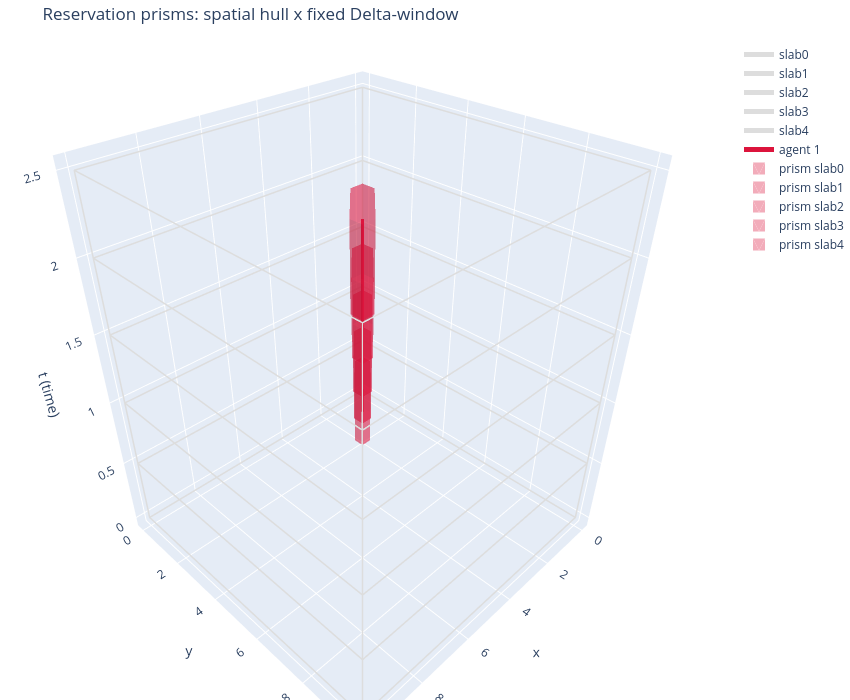

The cell this chart's notebook holds for it:
### Markdown cell above
### Step C — project to space, inflate by footprint

Per segment: drop the time coordinate from its control points,
Minkowski-inflate the spatial hull by the agent's footprint. The projected
curve provably stays inside the projected control-point hull, so this is
exact, not an approximation.

`stgcs.hulls.inflate_hull` isn't reused here — it assumes a trailing
zero-time axis, which doesn't apply once time is already dropped.
`inflate_hull_dspace` below is the missing `d`-dim version.

**Why agent 1's path is diagonal, not axis-aligned:** the prism's
top/bottom faces are the inflated hull, not a bounding box — but a square
footprint on a horizontal or vertical path degenerates into an
axis-aligned rectangle, indistinguishable from a plain box. A diagonal
path makes the distinction visible: footprint + diagonal segment is a
hexagon (4 footprint-aligned edges + 2 cut by the travel direction,
confirmed below by facet normals).

### Code cell
def inflate_hull_dspace(control_points_space, footprint_vertices_space):
    """ Pure d-dim Minkowski-inflate: project control points to space (drop
        T), sum with the footprint, take the hull. `stgcs.hulls.inflate_hull`
        hard-assumes a trailing zero-time axis on its footprint -- doesn't
        apply once time has already been dropped, so this is its d-dim twin
        (fixed-duration-prism-plan.md Step 5's "genuine d-dim footprint
        constructor" note). """
    raw = (control_points_space[:, None, :] + footprint_vertices_space[None, :, :]).reshape(
        -1, control_points_space.shape[-1])
    return make_hpolytope(raw).ReduceInequalities()

def reservation_prisms(segments):
    obstacles = []
    for Q in segments:
        P = Q[:, :d]  # <- the "project control points to space only" step
        obstacles.append(inflate_hull_dspace(P, footprint_vertices()))
    return obstacles

obstacles1 = reservation_prisms(seg1)
for k, obs in enumerate(obstacles1):
    print(f"slab{k} reservation prism: {obs.A().shape[0]} lateral (spatial) facets, "
          f"extruded over t in [{k*DELTA},{(k+1)*DELTA}]")

# confirm these are genuine hulls, not axis-aligned boxes: a hexagon (4
# footprint-aligned facet normals + 2 cut by the diagonal travel direction)
normals0 = obstacles1[0].A()
n_diagonal = np.sum(~np.isclose(normals0, 0).any(axis=1))
print(f"slab0 facet normals:\n{np.round(normals0, 3)}")
print(f"-> {n_diagonal} diagonal (non-axis-aligned) facets: confirms this is the "
      f"control-point hull, not a bounding box")

fig_prism = go.Figure(layout=make_layout("Reservation prisms: spatial hull x fixed Delta-window"))
for k in range(N_SLABS):
    fig_prism.add_trace(box_wireframe(region2d_per_slab[k], k * DELTA, (k + 1) * DELTA, "#dddddd", name=f"slab{k}"))
fig_prism.add_trace(curve_trace(seg1, "crimson", "agent 1"))
for k, obs in enumerate(obstacles1):
    V = polygon_vertices_2d(obs)
    fig_prism.add_trace(prism_mesh(V, k * DELTA, (k + 1) * DELTA, "crimson", name=f"prism slab{k}"))
print("fig_prism built,", len(fig_prism.data), "traces")

fig_prism

### Figure 1 — Plotly figure (JSON) as saved in the notebook; plotly's stock layout.template omitted (floating-point values rounded to 4 significant figures)
{"data": [{"line": {"color": "#dddddd", "width": 3}, "mode": "lines", "name": "slab0", "showlegend": true, "type": "scatter3d", "x": [-8.882e-16, 10, 10, 0, -8.882e-16, null, -8.882e-16, 10, 10, 0, -8.882e-16, null, -8.882e-16, -8.882e-16, null, 10, 10, null, 10, 10, null, 0, 0, null], "y": [-8.882e-16, 0, 10, 10, -8.882e-16, null, -8.882e-16, 0, 10, 10, -8.882e-16, null, -8.882e-16, -8.882e-16, null, 0, 0, null, 10, 10, null, 10, 10, null], "z": [0, 0, 0, 0, 0, null, 0.5, 0.5, 0.5, 0.5, 0.5, null, 0, 0.5, null, 0, 0.5, null, 0, 0.5, null, 0, 0.5, null]}, {"line": {"color": "#dddddd", "width": 3}, "mode": "lines", "name": "slab1", "showlegend": true, "type": "scatter3d", "x": [-8.882e-16, 10, 10, 0, -8.882e-16, null, -8.882e-16, 10, 10, 0, -8.882e-16, null, -8.882e-16, -8.882e-16, null, 10, 10, null, 10, 10, null, 0, 0, null], "y": [-8.882e-16, 0, 10, 10, -8.882e-16, null, -8.882e-16, 0, 10, 10, -8.882e-16, null, -8.882e-16, -8.882e-16, null, 0, 0, null, 10, 10, null, 10, 10, null], "z": [0.5, 0.5, 0.5, 0.5, 0.5, null, 1, 1, 1, 1, 1, null, 0.5, 1, null, 0.5, 1, null, 0.5, 1, null, 0.5, 1, null]}, {"line": {"color": "#dddddd", "width": 3}, "mode": "lines", "name": "slab2", "showlegend": true, "type": "scatter3d", "x": [-8.882e-16, 10, 10, 0, -8.882e-16, null, -8.882e-16, 10, 10, 0, -8.882e-16, null, -8.882e-16, -8.882e-16, null, 10, 10, null, 10, 10, null, 0, 0, null], "y": [-8.882e-16, 0, 10, 10, -8.882e-16, null, -8.882e-16, 0, 10, 10, -8.882e-16, null, -8.882e-16, -8.882e-16, null, 0, 0, null, 10, 10, null, 10, 10, null], "z": [1, 1, 1, 1, 1, null, 1.5, 1.5, 1.5, 1.5, 1.5, null, 1, 1.5, null, 1, 1.5, null, 1, 1.5, null, 1, 1.5, null]}, {"line": {"color": "#dddddd", "width": 3}, "mode": "lines", "name": "slab3", "showlegend": true, "type": "scatter3d", "x": [-8.882e-16, 10, 10, 0, -8.882e-16, null, -8.882e-16, 10, 10, 0, -8.882e-16, null, -8.882e-16, -8.882e-16, null, 10, 10, null, 10, 10, null, 0, 0, null], "y": [-8.882e-16, 0, 10, 10, -8.882e-16, null, -8.882e-16, 0, 10, 10, -8.882e-16, null, -8.882e-16, -8.882e-16, null, 0, 0, null, 10, 10, null, 10, 10, null], "z": [1.5, 1.5, 1.5, 1.5, 1.5, null, 2, 2, 2, 2, 2, null, 1.5, 2, null, 1.5, 2, null, 1.5, 2, null, 1.5, 2, null]}, {"line": {"color": "#dddddd", "width": 3}, "mode": "lines", "name": "slab4", "showlegend": true, "type": "scatter3d", "x": [-8.882e-16, 10, 10, 0, -8.882e-16, null, -8.882e-16, 10, 10, 0, -8.882e-16, null, -8.882e-16, -8.882e-16, null, 10, 10, null, 10, 10, null, 0, 0, null], "y": [-8.882e-16, 0, 10, 10, -8.882e-16, null, -8.882e-16, 0, 10, 10, -8.882e-16, null, -8.882e-16, -8.882e-16, null, 0, 0, null, 10, 10, null, 10, 10, null], "z": [2, 2, 2, 2, 2, null, 2.5, 2.5, 2.5, 2.5, 2.5, null, 2, 2.5, null, 2, 2.5, null, 2, 2.5, null, 2, 2.5, null]}, {"line": {"color": "crimson", "width": 6}, "mode": "lines", "name": "agent 1", "type": "scatter3d", "x": [1.0, 1.05, 1.1, 1.15, 1.2, 1.25, 1.3, 1.35, 1.4, 1.45, 1.5, 1.55, 1.6, 1.65, 1.7, 1.75, 1.8, 1.85, 1.9, 1.95, 2.0, 2.05, 2.1, 2.15, 2.2, 2.2, 2.25, 2.3, 2.35, 2.4, 2.45, 2.5, 2.55, 2.6, 2.65, 2.7, 2.75, 2.8, 2.85, 2.9, 2.95, 3.0, 3.05, 3.1, 3.15, 3.2, 3.25, 3.3, 3.35, 3.4, 3.4, 3.45, 3.5, 3.55, 3.6, 3.65, 3.7, 3.75, 3.8, 3.85, 3.9, 3.95, 4.0, 4.05, 4.1, 4.15, 4.2, 4.25, 4.3, 4.35, 4.4, 4.45, 4.5, 4.55, 4.6, 4.6, 4.65, 4.7, 4.75, 4.8, 4.85, 4.9, 4.95, 5.0, 5.05, 5.1, 5.15, 5.2, 5.25, 5.3, 5.35, 5.4, 5.45, 5.5, 5.55, 5.6, 5.65, 5.7, 5.75, 5.8, 5.8, 5.85, 5.9, 5.95, 6.0, 6.05, 6.1, 6.15, 6.2, 6.25, 6.3, 6.35, 6.4, 6.45, 6.5, 6.55, 6.6, 6.65, 6.7, 6.75, 6.8, 6.85, 6.9, 6.95, 7.0], "y": [1.0, 1.05, 1.1, 1.15, 1.2, 1.25, 1.3, 1.35, 1.4, 1.45, 1.5, 1.55, 1.6, 1.65, 1.7, 1.75, 1.8, 1.85, 1.9, 1.95, 2.0, 2.05, 2.1, 2.15, 2.2, 2.2, 2.25, 2.3, 2.35, 2.4, 2.45, 2.5, 2.55, 2.6, 2.65, 2.7, 2.75, 2.8, 2.85, 2.9, 2.95, 3.0, 3.05, 3.1, 3.15, 3.2, 3.25, 3.3, 3.35, 3.4, 3.4, 3.45, 3.5, 3.55, 3.6, 3.65, 3.7, 3.75, 3.8, 3.85, 3.9, 3.95, 4.0, 4.05, 4.1, 4.15, 4.2, 4.25, 4.3, 4.35, 4.4, 4.45, 4.5, 4.55, 4.6, 4.6, 4.65, 4.7, 4.75, 4.8, 4.85, 4.9, 4.95, 5.0, 5.05, 5.1, 5.15, 5.2, 5.25, 5.3, 5.35, 5.4, 5.45, 5.5, 5.55, 5.6, 5.65, 5.7, 5.75, 5.8, 5.8, 5.85, 5.9, 5.95, 6.0, 6.05, 6.1, 6.15, 6.2, 6.25, 6.3, 6.35, 6.4, 6.45, 6.5, 6.55, 6.6, 6.65, 6.7, 6.75, 6.8, 6.85, 6.9, 6.95, 7.0], "z": [9.996e-16, 0.0277, 0.05432, 0.07993, 0.1046, 0.1284, 0.1513, 0.1735, 0.1951, 0.216, 0.2363, 0.2562, 0.2756, 0.2947, 0.3135, 0.3321, 0.3505, 0.3688, 0.3871, 0.4055, 0.4239, 0.4425, 0.4613, 0.4805, 0.5, 0.5, 0.5197, 0.5395, 0.5592, 0.579, 0.5989, 0.6188, 0.6388, 0.6589, 0.679, 0.6993, 0.7197, 0.7402, 0.7608, 0.7816, 0.8026, 0.8237, 0.845, 0.8665, 0.8882, 0.9101, 0.9322, 0.9545, 0.9771, 1.0, 1.0, 1.023, 1.045, 1.067, 1.089, 1.11, 1.131, 1.151, 1.172, 1.192, 1.212, 1.232, 1.252, 1.272, 1.292, 1.312, 1.332, 1.353, 1.373, 1.393, 1.414, 1.435, 1.456, 1.478, 1.5, 1.5, 1.522, 1.544, 1.565, 1.586, 1.607, 1.628, 1.649, 1.669, 1.689, 1.71, 1.73, 1.75, 1.77, 1.791, 1.811, 1.831, 1.852, 1.872, 1.893, 1.914, 1.935, 1.956, 1.978, 2.0, 2.0, 2.022, 2.043, 2.065, 2.086, 2.106, 2.127, 2.147, 2.167, 2.187, 2.207, 2.227, 2.247, 2.267, 2.287, 2.307, 2.327, 2.348, 2.369, 2.39, 2.411, 2.433, 2.455, 2.477, 2.5]}, {"color": "crimson", "flatshading": true, "i": [0, 0, 1, 1, 2, 2, 3, 3, 4, 4, 5, 5, 0, 6, 0, 6, 0, 6, 0, 6], "j": [1, 7, 2, 8, 3, 9, 4, 10, 5, 11, 0, 6, 1, 7, 2, 8, 3, 9, 4, 10], "k": [7, 6, 8, 7, 9, 8, 10, 9, 11, 10, 6, 11, 2, 8, 3, 9, 4, 10, 5, 11], "name": "prism slab0", "opacity": 0.35, "showlegend": true, "type": "mesh3d", "x": [0.8, 0.8, 1.2, 2.4, 2.4, 2.0, 0.8, 0.8, 1.2, 2.4, 2.4, 2.0], "y": [1.2, 0.8, 0.8, 2.0, 2.4, 2.4, 1.2, 0.8, 0.8, 2.0, 2.4, 2.4], "z": [0, 0, 0, 0, 0, 0, 0.5, 0.5, 0.5, 0.5, 0.5, 0.5]}, {"color": "crimson", "flatshading": true, "i": [0, 0, 1, 1, 2, 2, 3, 3, 4, 4, 5, 5, 0, 6, 0, 6, 0, 6, 0, 6], "j": [1, 7, 2, 8, 3, 9, 4, 10, 5, 11, 0, 6, 1, 7, 2, 8, 3, 9, 4, 10], "k": [7, 6, 8, 7, 9, 8, 10, 9, 11, 10, 6, 11, 2, 8, 3, 9, 4, 10, 5, 11], "name": "prism slab1", "opacity": 0.35, "showlegend": true, "type": "mesh3d", "x": [2.0, 2.0, 2.4, 3.6, 3.6, 3.2, 2.0, 2.0, 2.4, 3.6, 3.6, 3.2], "y": [2.4, 2.0, 2.0, 3.2, 3.6, 3.6, 2.4, 2.0, 2.0, 3.2, 3.6, 3.6], "z": [0.5, 0.5, 0.5, 0.5, 0.5, 0.5, 1, 1, 1, 1, 1, 1]}, {"color": "crimson", "flatshading": true, "i": [0, 0, 1, 1, 2, 2, 3, 3, 4, 4, 5, 5, 0, 6, 0, 6, 0, 6, 0, 6], "j": [1, 7, 2, 8, 3, 9, 4, 10, 5, 11, 0, 6, 1, 7, 2, 8, 3, 9, 4, 10], "k": [7, 6, 8, 7, 9, 8, 10, 9, 11, 10, 6, 11, 2, 8, 3, 9, 4, 10, 5, 11], "name": "prism slab2", "opacity": 0.35, "showlegend": true, "type": "mesh3d", "x": [3.2, 3.2, 3.6, 4.8, 4.8, 4.4, 3.2, 3.2, 3.6, 4.8, 4.8, 4.4], "y": [3.6, 3.2, 3.2, 4.4, 4.8, 4.8, 3.6, 3.2, 3.2, 4.4, 4.8, 4.8], "z": [1, 1, 1, 1, 1, 1, 1.5, 1.5, 1.5, 1.5, 1.5, 1.5]}, {"color": "crimson", "flatshading": true, "i": [0, 0, 1, 1, 2, 2, 3, 3, 4, 4, 5, 5, 0, 6, 0, 6, 0, 6, 0, 6], "j": [1, 7, 2, 8, 3, 9, 4, 10, 5, 11, 0, 6, 1, 7, 2, 8, 3, 9, 4, 10], "k": [7, 6, 8, 7, 9, 8, 10, 9, 11, 10, 6, 11, 2, 8, 3, 9, 4, 10, 5, 11], "name": "prism slab3", "opacity": 0.35, "showlegend": true, "type": "mesh3d", "x": [4.4, 4.4, 4.8, 6.0, 6.0, 5.6, 4.4, 4.4, 4.8, 6.0, 6.0, 5.6], "y": [4.8, 4.4, 4.4, 5.6, 6.0, 6.0, 4.8, 4.4, 4.4, 5.6, 6.0, 6.0], "z": [1.5, 1.5, 1.5, 1.5, 1.5, 1.5, 2, 2, 2, 2, 2, 2]}, {"color": "crimson", "flatshading": true, "i": [0, 0, 1, 1, 2, 2, 3, 3, 4, 4, 5, 5, 0, 6, 0, 6, 0, 6, 0, 6], "j": [1, 7, 2, 8, 3, 9, 4, 10, 5, 11, 0, 6, 1, 7, 2, 8, 3, 9, 4, 10], "k": [7, 6, 8, 7, 9, 8, 10, 9, 11, 10, 6, 11, 2, 8, 3, 9, 4, 10, 5, 11], "name": "prism slab4", "opacity": 0.35, "showlegend": true, "type": "mesh3d", "x": [5.6, 5.6, 6.0, 7.2, 7.2, 6.8, 5.6, 5.6, 6.0, 7.2, 7.2, 6.8], "y": [6.0, 5.6, 5.6, 6.8, 7.2, 7.2, 6.0, 5.6, 5.6, 6.8, 7.2, 7.2], "z": [2, 2, 2, 2, 2, 2, 2.5, 2.5, 2.5, 2.5, 2.5, 2.5]}], "layout": {"height": 700, "legend": {"itemsizing": "constant"}, "margin": {"b": 0, "l": 0, "r": 0, "t": 40}, "scene": {"aspectmode": "manual", "aspectratio": {"x": 1, "y": 1, "z": 1.2}, "xaxis": {"title": {"text": "x"}}, "yaxis": {"title": {"text": "y"}}, "zaxis": {"title": {"text": "t (time)"}}}, "title": {"text": "Reservation prisms: spatial hull x fixed Delta-window"}, "width": 850}}
